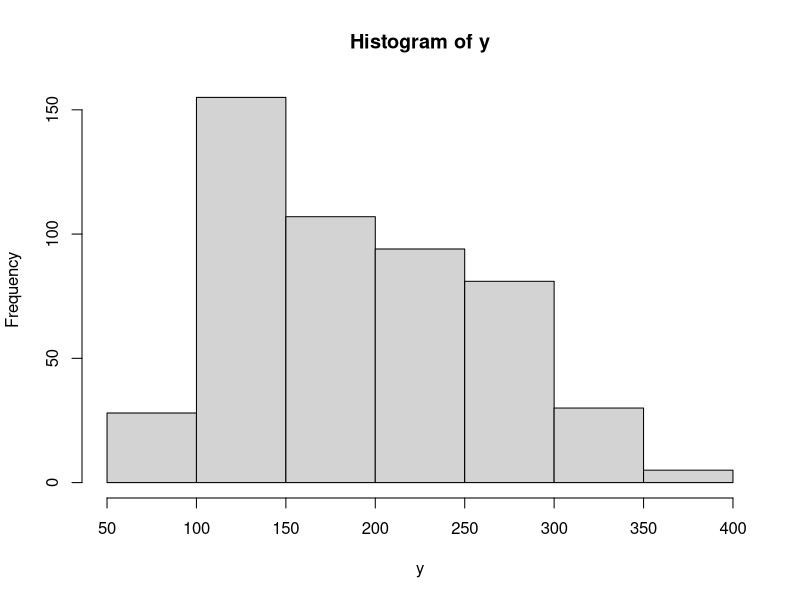
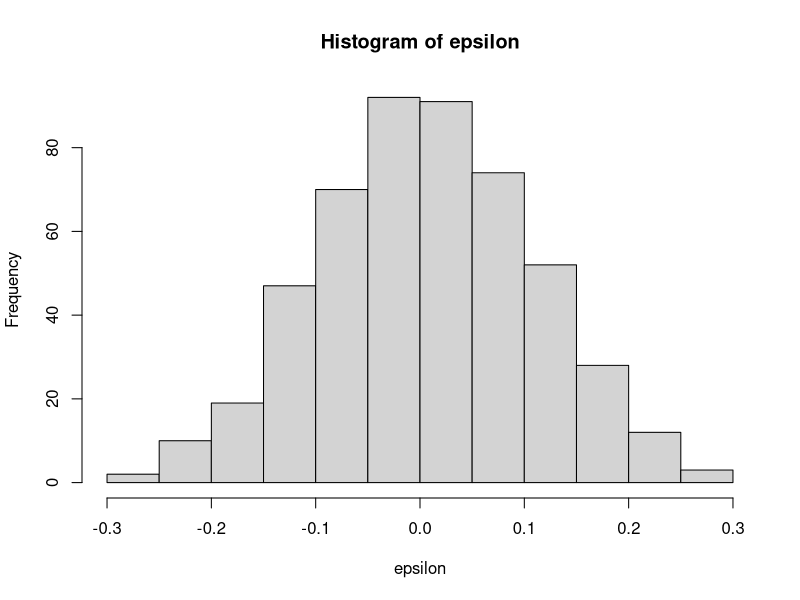
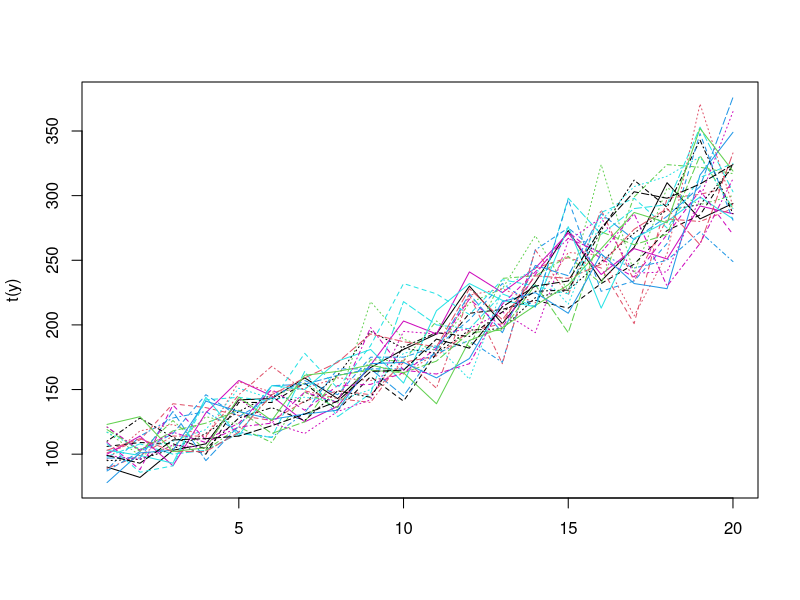
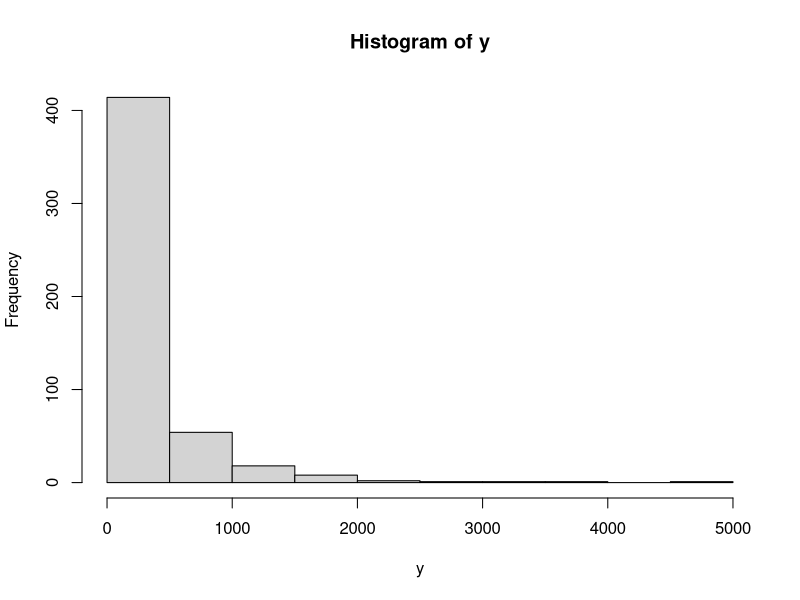
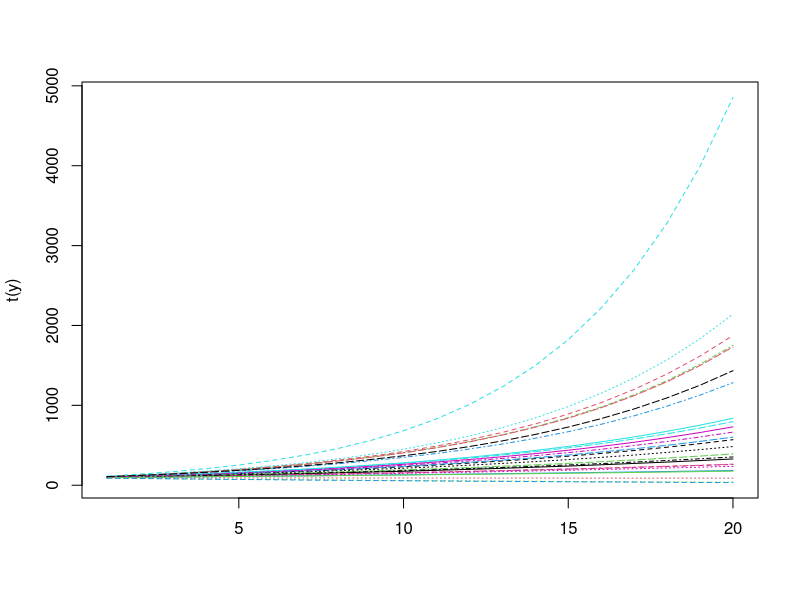
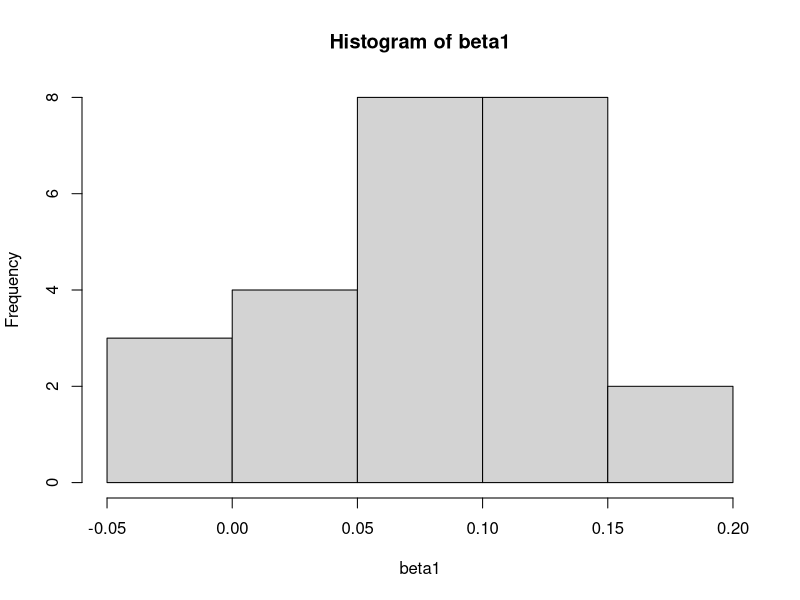

Generate these figures, in order, with R:
###############################################
# In-Class Data Simulation for Random Effect
# variance components

  rm(list=ls())

#Setup Dimensions of the data
  n.sites <- 25
  n.years <- 20
  
#Setup known parameters  
  beta0 = log(100)
  beta1 = 0.06
  sigma = 0.1
  set.seed(2)
  epsilon = matrix(rnorm(n.sites * n.years, 0, sigma), nrow=n.sites, ncol=n.years)

#Setup covariate  
  year = 0:(n.years-1)
  year = 1:n.years
  y = matrix(NA, n.sites, n.years)
  lambda = y

#For loop over n.sites and n.years  
#i = site
#t = year

for(i in 1:n.sites){
  for(t in 1:n.years){
    lambda[i,t] = beta0 + beta1 * year[t] + epsilon[i,t]
    set.seed(14)
    y[i,t] = rpois(1, exp(lambda[i,t]))
  } #end of t loop
} #end i loop

#Examine outputs
  hist(y)
  hist(epsilon)
  matplot(t(y), type="l")

#Save workspace  
  save.image("Extra.Noise.Workspace.RData")
  
###############################################
# In-Class Data Simulation for Random Effect
# random slope coeficients

  rm(list=ls())

#Setup Dimensions of the data
  n.sites <- 25
  n.years <- 20
  
#Setup known parameters  
  beta0 = log(100)
  mu.beta1 = 0.06
  sigma.beta1 = 0.1
  set.seed(32)
  beta1 = rnorm(n.sites, mu.beta1, sigma.beta1)

#Setup covariate    
  year = 1:n.years
  y = matrix(NA, n.sites, n.years)
  lambda = y

  sites=1:n.sites
  
#For loop over n.sites and n.years  
#i = site
#t = year
  
for(i in 1:n.sites){
  for(t in 1:n.years){
    lambda[i,t] = beta0 + beta1[i] * year[t]
    set.seed(14)
    y[i,t] = rpois(1, exp(lambda[i,t]))
  } #end of t loop
 
} #end i loop

#Examine outputs  
  hist(y)
  matplot(t(y), type="l")
  hist(beta1)  

#Save Workspace
  save.image("Random.Slopes.Workspace.RData")
